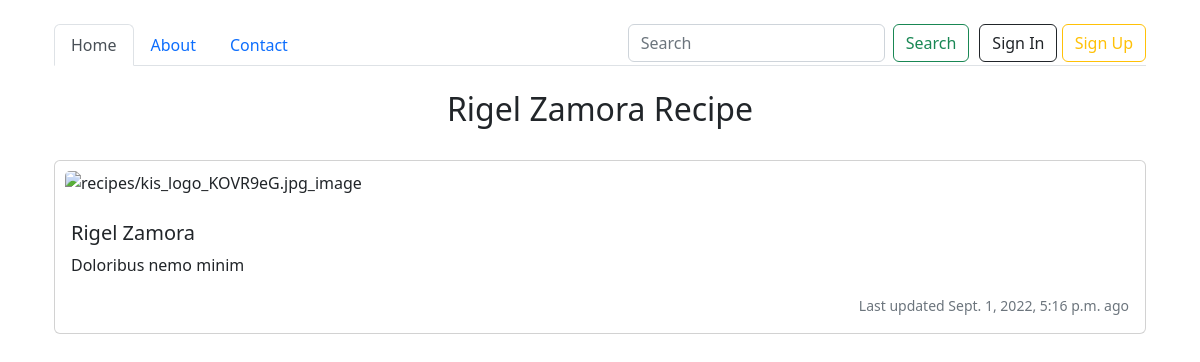
The app's page /recipe/14/ with its own data.
### main/models.py (models this page shows, shortened)
class Recipe(models.Model):
    name = models.CharField(max_length=100)
    description = models.TextField()
    price = models.DecimalField(decimal_places=2, max_digits=8)
    image = models.ImageField(upload_to='recipes/')
    owner = models.ForeignKey(User, on_delete=models.CASCADE, null=True)
    date = models.DateTimeField(auto_now=True)

### main/views.py (the view)
# urls.py: path('recipe/<int:pk>/', views.RecipeDetailView.as_view(), name='recipe-detail'),
class RecipeDetailView(DetailView):
    model = Recipe

### main/templates/main/recipe_detail.html (shortened to what this page needs)
{% extends 'main/base.html' %}
{% block content %}
<div class="container">
<h2><center>{{recipe.name}} Recipe</center></h2>
<br>
<div class="card mb-3">
    <img class="card-img-top" src="" style="max-width: 50%;height:50%;margin: 10px;" alt="{{recipe.image}}_image">
    <div class="card-body">
      <h5 class="card-title">{{recipe.name}}</h5>
      <p class="card-text">{{recipe.description}}</p>
      <p class="card-text" style="text-align: right;"><small class="text-muted">Last updated {{recipe.date}} ago</small></p>
    </div>
</div>
{% endblock content %}

### records on screen
Recipe: name "Rigel Zamora", description "Doloribus nemo minim", date "Sept. 1, 2022, 5:16 p.m."
